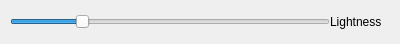
<?xml version="1.0" encoding="UTF-8"?>
<ui version="4.0">
 <class>DialogAdjust64</class>
 <widget class="QDialog" name="DialogAdjust64">
  <property name="geometry">
   <rect>
    <x>0</x>
    <y>0</y>
    <width>400</width>
    <height>44</height>
   </rect>
  </property>
  <property name="windowTitle">
   <string>Dialog</string>
  </property>
  <widget class="QWidget" name="">
   <property name="geometry">
    <rect>
     <x>10</x>
     <y>10</y>
     <width>372</width>
     <height>24</height>
    </rect>
   </property>
   <layout class="QHBoxLayout" name="horizontalLayout">
    <item>
     <widget class="QSlider" name="horizontalSlider_lightness">
      <property name="minimumSize">
       <size>
        <width>320</width>
        <height>0</height>
       </size>
      </property>
      <property name="maximumSize">
       <size>
        <width>320</width>
        <height>16777215</height>
       </size>
      </property>
      <property name="maximum">
       <number>224</number>
      </property>
      <property name="value">
       <number>48</number>
      </property>
      <property name="orientation">
       <enum>Qt::Horizontal</enum>
      </property>
     </widget>
    </item>
    <item>
     <widget class="QLabel" name="label">
      <property name="text">
       <string>Lightness</string>
      </property>
     </widget>
    </item>
   </layout>
  </widget>
 </widget>
 <resources/>
 <connections/>
</ui>
